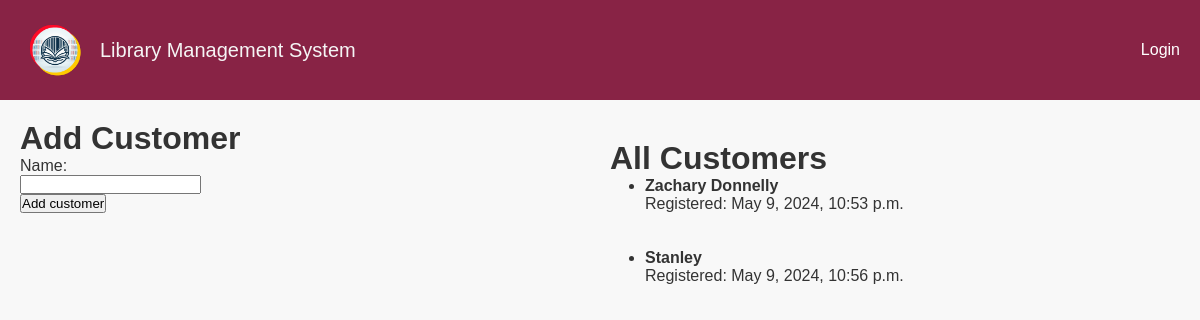
/add_customer/, run on an earlier commit of the app's database.
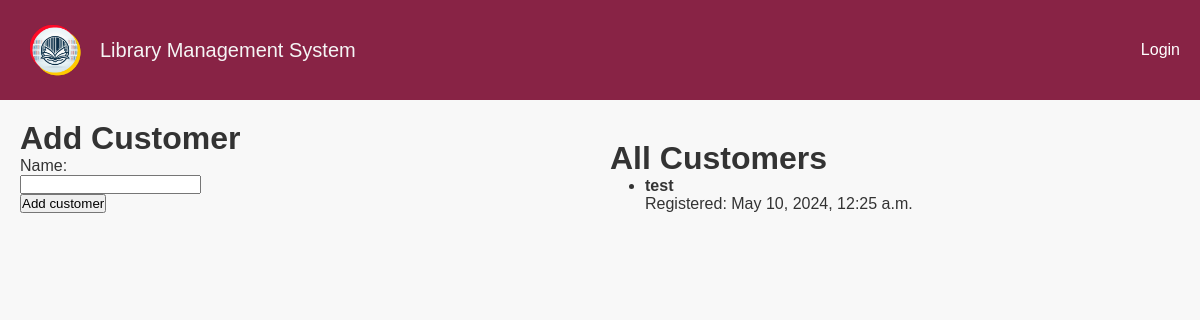
And on a later commit of the database.
### lms/models.py (models this page shows, shortened)
class Customer(models.Model):
    name = models.CharField(max_length=100)
    added_date = models.DateTimeField(auto_now_add=True)

### lms/views.py (the view)
# urls.py: path('add_customer/', add_customer, name="add_customer"),
def add_customer(request):
    if request.method == 'POST':
        name = request.POST.get('name')
        customer = Customer.objects.create(name=name)
        return redirect('add_customer')
    else:
        return render(request, 'lms/add_customer.html', {'customers': Customer.objects.all()})

### lms/templates/lms/add_customer.html (shortened to what this page needs)
{% extends 'lms/_base.html' %}
{% block content %}
    <div style="display: flex;">
        <div style="flex: 1; margin-right: 20px;">
            <h1>Add Customer</h1>
            <form method="POST" action="{% url 'add_customer' %}">
                <label for="name">Name:</label><br>
                <input type="text" id="name" name="name"><br>
                <input type="submit" value="Add customer">
            </form>
        </div>
        <div style="flex: 1;">
            <h1 style='margin-top: 20px'>All Customers</h1>
            <ul>
                {% for customer in customers %}
                    <li style='margin-left: 35px;'><b>{{ customer.name }}</b></li>
                    <li style='margin-left: 35px; list-style-type: none;'>Registered: {{ customer.added_date }}</li>
                    </li><br><br>
                {% endfor %}
            </ul>
        </div>
    </div>
{% endblock content %}

What changed in the data, as far as the page shows it:
removed Customer: name "Zachary Donnelly", added_date "May 9, 2024, 10:53 p.m."
removed Customer: name "Stanley", added_date "May 9, 2024, 10:56 p.m."
added Customer: name "test", added_date "May 10, 2024, 12:25 a.m."
